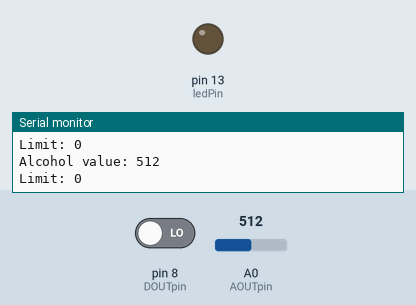
This sketch was run on a simulated Arduino Uno, built with avr-gcc and run on an emulated ATmega328P. On the bench: output pins drawn as LEDs (lit = HIGH), the last lines printed to the serial monitor. Inputs (shaded band) come from the test bench; at power-on: pin 8 (DOUTpin) LOW, A0 (AOUTpin) = 512.

Above: at 1.8 s.
1.9 s: pin 8 (DOUTpin) driven HIGH
At 3.6 s:
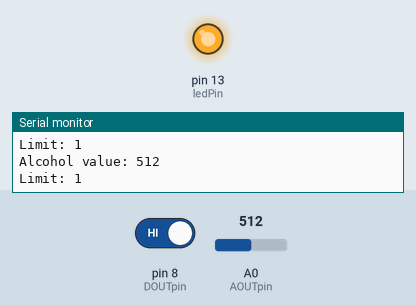
4.5 s: pin 8 (DOUTpin) driven LOW
At 7.2 s:
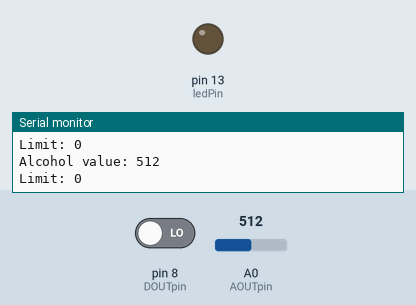
Timing chart, 0 to 8.7 s (numbered marks = the images above; inputs shaded):
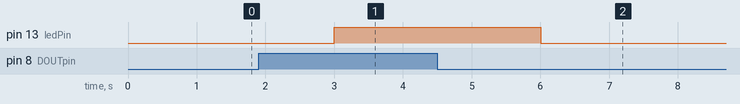

Measured:
- after the input at 1.9 s, pin 13 (ledPin): LOW → HIGH after 1.1 s
- after the input at 4.5 s, pin 13 (ledPin): HIGH → LOW after 1.5 s

The sketch:

mp135_sensor.ino
```cpp
/* MQ-3 Alkohol Sensor Circuit with Arduino */

const int AOUTpin=0;
const int DOUTpin=8 ;
const int ledPin=13;

int limit;
int value;

void setup(){
  Serial.begin(9600); //sets the baud rate
  pinMode(AOUTpin, INPUT); //sets the pin as an input to the arduino
  pinMode(DOUTpin, INPUT); //sets the pin as an input to the arduino
  pinMode(ledPin, OUTPUT); //sets the pin as an output of the arduino
}

void loop(){
  value=analogRead(AOUTpin); // read the analog value from the alkohol sensor AOUT pin
  limit=digitalRead(DOUTpin); // reads the digital value from the alcohol sensor's DOUT pin
  Serial.print("Alcohol value: ");
  Serial.println(value); // prints the alcohol value
  Serial.print("Limit: "); // prints the limit reached as either LOW or HIGH (obove or under)
  Serial.println(limit);
  delay(1000);
  if (limit == HIGH){
    digitalWrite(ledPin, HIGH); // limit has been reached LED turns on as status indicator
  }
  else{
    digitalWrite(ledPin, LOW); // if threshold not reached LED remains off
  }
}
```
